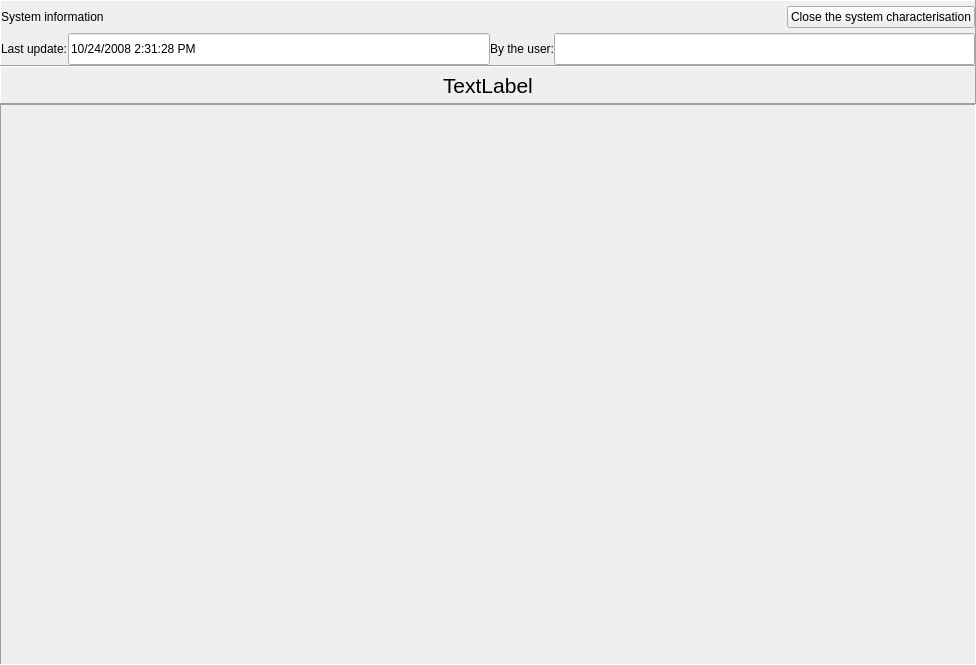
<?xml version="1.0" encoding="UTF-8"?>
<ui version="4.0">
 <class>syscharloader</class>
 <widget class="QWidget" name="syscharloader">
  <property name="geometry">
   <rect>
    <x>0</x>
    <y>0</y>
    <width>976</width>
    <height>665</height>
   </rect>
  </property>
  <property name="windowTitle">
   <string>Form</string>
  </property>
  <layout class="QHBoxLayout" name="horizontalLayout_7">
   <property name="spacing">
    <number>0</number>
   </property>
   <property name="margin">
    <number>0</number>
   </property>
   <item>
    <layout class="QVBoxLayout" name="verticalLayout_3">
     <property name="spacing">
      <number>0</number>
     </property>
     <property name="margin">
      <number>0</number>
     </property>
     <item>
      <widget class="QFrame" name="frame_6">
       <property name="frameShape">
        <enum>QFrame::Panel</enum>
       </property>
       <property name="frameShadow">
        <enum>QFrame::Raised</enum>
       </property>
       <layout class="QVBoxLayout" name="verticalLayout_2">
        <property name="spacing">
         <number>0</number>
        </property>
        <property name="margin">
         <number>0</number>
        </property>
        <item>
         <layout class="QHBoxLayout" name="horizontalLayout_6">
          <item>
           <widget class="QLabel" name="label_3">
            <property name="sizePolicy">
             <sizepolicy hsizetype="Fixed" vsizetype="Fixed">
              <horstretch>0</horstretch>
              <verstretch>0</verstretch>
             </sizepolicy>
            </property>
            <property name="minimumSize">
             <size>
              <width>0</width>
              <height>32</height>
             </size>
            </property>
            <property name="maximumSize">
             <size>
              <width>16777215</width>
              <height>32</height>
             </size>
            </property>
            <property name="text">
             <string>System information</string>
            </property>
           </widget>
          </item>
          <item>
           <spacer name="horizontalSpacer_8">
            <property name="orientation">
             <enum>Qt::Horizontal</enum>
            </property>
            <property name="sizeHint" stdset="0">
             <size>
              <width>40</width>
              <height>20</height>
             </size>
            </property>
           </spacer>
          </item>
          <item>
           <widget class="QPushButton" name="cmdclose">
            <property name="sizePolicy">
             <sizepolicy hsizetype="Fixed" vsizetype="Fixed">
              <horstretch>0</horstretch>
              <verstretch>0</verstretch>
             </sizepolicy>
            </property>
            <property name="text">
             <string>Close the system characterisation</string>
            </property>
            <property name="icon">
             <iconset resource="../images/images.qrc">
              <normaloff>:/images2/new/closeform.png</normaloff>:/images2/new/closeform.png</iconset>
            </property>
           </widget>
          </item>
         </layout>
        </item>
        <item>
         <layout class="QHBoxLayout" name="horizontalLayout_5">
          <item>
           <widget class="QLabel" name="label_4">
            <property name="sizePolicy">
             <sizepolicy hsizetype="Fixed" vsizetype="Fixed">
              <horstretch>0</horstretch>
              <verstretch>0</verstretch>
             </sizepolicy>
            </property>
            <property name="text">
             <string>Last update:</string>
            </property>
           </widget>
          </item>
          <item>
           <widget class="QLineEdit" name="txtupdate">
            <property name="minimumSize">
             <size>
              <width>220</width>
              <height>32</height>
             </size>
            </property>
            <property name="maximumSize">
             <size>
              <width>16777215</width>
              <height>32</height>
             </size>
            </property>
            <property name="text">
             <string>10/24/2008 2:31:28 PM</string>
            </property>
           </widget>
          </item>
          <item>
           <widget class="QLabel" name="label_5">
            <property name="sizePolicy">
             <sizepolicy hsizetype="Fixed" vsizetype="Fixed">
              <horstretch>0</horstretch>
              <verstretch>0</verstretch>
             </sizepolicy>
            </property>
            <property name="text">
             <string>By the user:</string>
            </property>
           </widget>
          </item>
          <item>
           <widget class="QLineEdit" name="txtuser">
            <property name="minimumSize">
             <size>
              <width>150</width>
              <height>32</height>
             </size>
            </property>
            <property name="maximumSize">
             <size>
              <width>16777215</width>
              <height>32</height>
             </size>
            </property>
           </widget>
          </item>
         </layout>
        </item>
       </layout>
      </widget>
     </item>
     <item>
      <widget class="QFrame" name="frame_5">
       <property name="maximumSize">
        <size>
         <width>16777215</width>
         <height>40</height>
        </size>
       </property>
       <property name="frameShape">
        <enum>QFrame::Panel</enum>
       </property>
       <property name="frameShadow">
        <enum>QFrame::Raised</enum>
       </property>
       <layout class="QHBoxLayout" name="horizontalLayout_4">
        <property name="spacing">
         <number>0</number>
        </property>
        <property name="margin">
         <number>0</number>
        </property>
        <item>
         <spacer name="horizontalSpacer_6">
          <property name="orientation">
           <enum>Qt::Horizontal</enum>
          </property>
          <property name="sizeHint" stdset="0">
           <size>
            <width>40</width>
            <height>20</height>
           </size>
          </property>
         </spacer>
        </item>
        <item>
         <widget class="QLabel" name="lblsysdesc">
          <property name="sizePolicy">
           <sizepolicy hsizetype="Preferred" vsizetype="Fixed">
            <horstretch>0</horstretch>
            <verstretch>0</verstretch>
           </sizepolicy>
          </property>
          <property name="minimumSize">
           <size>
            <width>0</width>
            <height>36</height>
           </size>
          </property>
          <property name="maximumSize">
           <size>
            <width>16777215</width>
            <height>36</height>
           </size>
          </property>
          <property name="font">
           <font>
            <pointsize>16</pointsize>
           </font>
          </property>
          <property name="text">
           <string>TextLabel</string>
          </property>
         </widget>
        </item>
        <item>
         <spacer name="horizontalSpacer_7">
          <property name="orientation">
           <enum>Qt::Horizontal</enum>
          </property>
          <property name="sizeHint" stdset="0">
           <size>
            <width>40</width>
            <height>20</height>
           </size>
          </property>
         </spacer>
        </item>
       </layout>
      </widget>
     </item>
     <item>
      <widget class="QFrame" name="frame_4">
       <property name="sizePolicy">
        <sizepolicy hsizetype="Preferred" vsizetype="Expanding">
         <horstretch>0</horstretch>
         <verstretch>0</verstretch>
        </sizepolicy>
       </property>
       <property name="frameShape">
        <enum>QFrame::Panel</enum>
       </property>
       <property name="frameShadow">
        <enum>QFrame::Sunken</enum>
       </property>
       <layout class="QGridLayout" name="mainlayout"/>
      </widget>
     </item>
    </layout>
   </item>
  </layout>
 </widget>
 <resources>
  <include location="../images/images.qrc"/>
 </resources>
 <connections/>
</ui>
